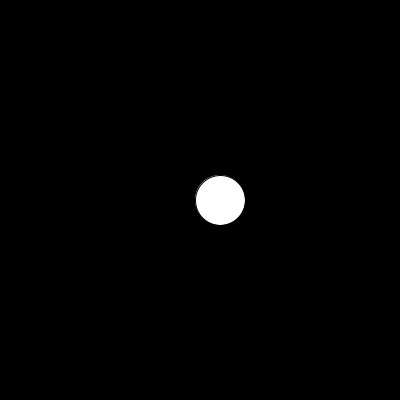
Frame 1 (no input)
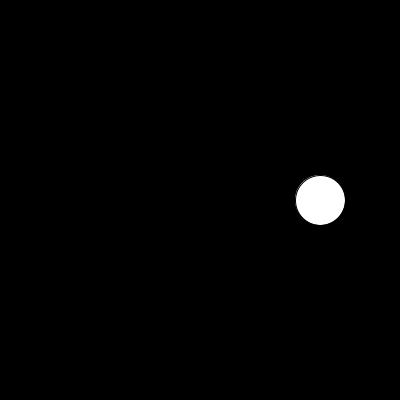
Frame 60 (the mouse pressed at the canvas centre just before this capture)
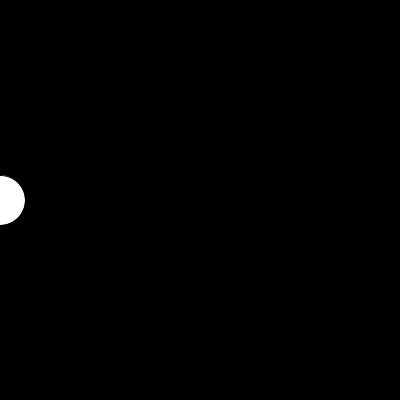
Frame 120 (the mouse held since frame 60 and released just before this capture)

The Processing sketch that drew these frames (run headless with seeded random() and noise(); from frame 60 on, the mouse is pressed at the canvas centre):

// Processing sketch: processing_38901
// ── processing_38901.pde

int x_position = 200;
int x_speed = 20;

void setup() {
  size(400, 400);
}

void draw() {
  background(0);
  x_position = x_position + x_speed;
  ellipse(x_position, 200, 50, 50);

  //if the ball gets to the right of the screen
  if (x_position > 400) {
  //then the ball changes direction
    x_speed = -20;
  }
  
  //if the ball gets to the left of the screen
  if (x_position < 0) {
  //then the ball changes direction
    x_speed = 20;
  }
}        
                
